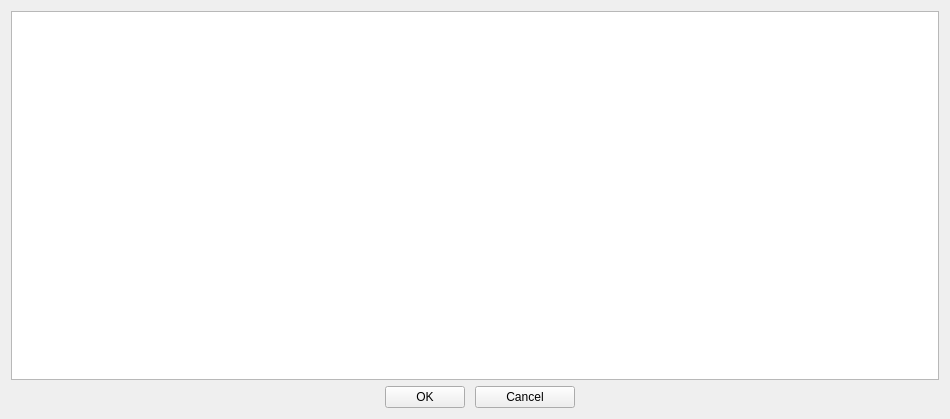
<?xml version="1.0" encoding="UTF-8"?>
<ui version="4.0">
 <class>RenameConfirmationDialog</class>
 <widget class="QWidget" name="RenameConfirmationDialog">
  <property name="geometry">
   <rect>
    <x>0</x>
    <y>0</y>
    <width>950</width>
    <height>419</height>
   </rect>
  </property>
  <property name="sizePolicy">
   <sizepolicy hsizetype="Fixed" vsizetype="Fixed">
    <horstretch>0</horstretch>
    <verstretch>0</verstretch>
   </sizepolicy>
  </property>
  <property name="windowTitle">
   <string>Form</string>
  </property>
  <layout class="QVBoxLayout" name="verticalLayout">
   <item>
    <widget class="QListWidget" name="targetFilenameEditor">
     <property name="editTriggers">
      <set>QAbstractItemView::DoubleClicked|QAbstractItemView::EditKeyPressed|QAbstractItemView::SelectedClicked</set>
     </property>
     <property name="tabKeyNavigation">
      <bool>true</bool>
     </property>
     <property name="showDropIndicator" stdset="0">
      <bool>false</bool>
     </property>
     <property name="selectionMode">
      <enum>QAbstractItemView::SingleSelection</enum>
     </property>
     <property name="selectionBehavior">
      <enum>QAbstractItemView::SelectItems</enum>
     </property>
    </widget>
   </item>
   <item>
    <layout class="QFormLayout" name="buttonLayout">
     <property name="labelAlignment">
      <set>Qt::AlignCenter</set>
     </property>
     <property name="formAlignment">
      <set>Qt::AlignHCenter|Qt::AlignTop</set>
     </property>
     <property name="horizontalSpacing">
      <number>10</number>
     </property>
     <property name="leftMargin">
      <number>0</number>
     </property>
     <property name="rightMargin">
      <number>0</number>
     </property>
     <item row="0" column="0">
      <widget class="QPushButton" name="buttonOK">
       <property name="maximumSize">
        <size>
         <width>100</width>
         <height>23</height>
        </size>
       </property>
       <property name="text">
        <string>OK</string>
       </property>
      </widget>
     </item>
     <item row="0" column="1">
      <widget class="QPushButton" name="buttonCancel">
       <property name="sizePolicy">
        <sizepolicy hsizetype="Fixed" vsizetype="Fixed">
         <horstretch>0</horstretch>
         <verstretch>0</verstretch>
        </sizepolicy>
       </property>
       <property name="maximumSize">
        <size>
         <width>100</width>
         <height>23</height>
        </size>
       </property>
       <property name="text">
        <string>Cancel</string>
       </property>
      </widget>
     </item>
    </layout>
   </item>
  </layout>
 </widget>
 <resources/>
 <connections/>
</ui>
